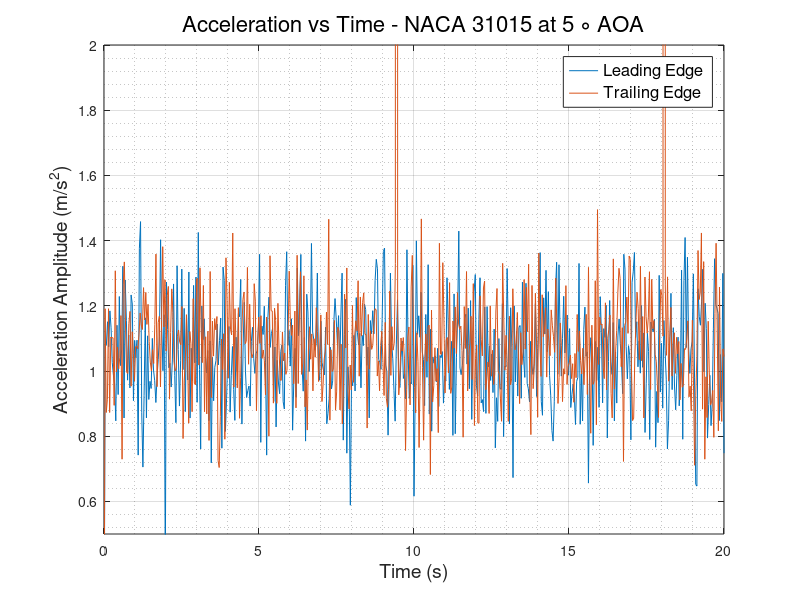
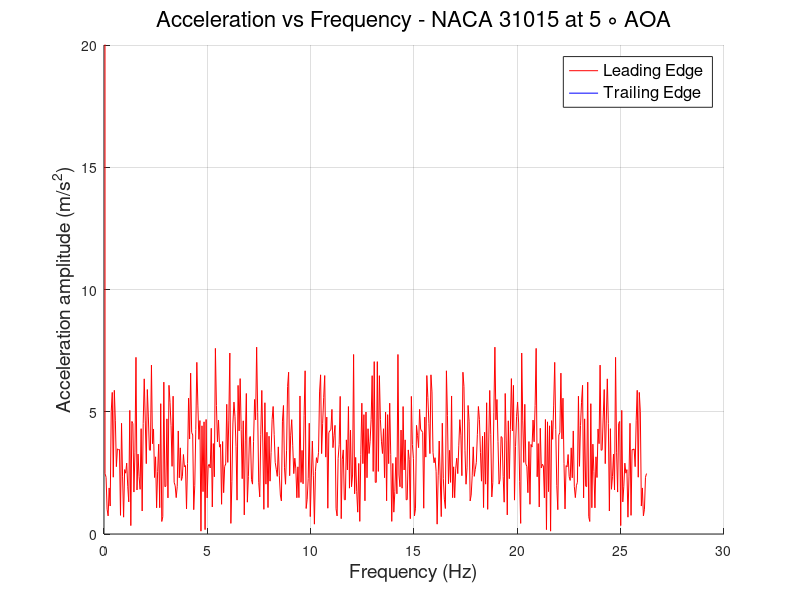

Write the MATLAB code that produced these figures, in order.
clc
clear
close all
%% READING ACCELEROMETER DATA and defining Variables
                        % LEADING EDGE %
data   = xlsread('LE_800rpm.csv');
LE_time   = data(:,1);
LE_X_acc  = data(:,2);
LE_Y_acc  = data(:,3);
LE_Z_acc  = data(:,4);
LE_R_acc  = sqrt(LE_X_acc.^2 + LE_Y_acc.^2 + LE_Z_acc.^2);
% plot(LE_time,LE_R_acc)
N      = numel(LE_time);
Ts     = abs(diff(LE_time(1:2)));
fs     = 1/Ts;
f_axis = [0:N-1]*fs/N;
A_freq_LE = fft(LE_R_acc);
figure(1) 
plot(LE_time,LE_R_acc)
hold on
figure(2)
hold on
plot(f_axis,abs(A_freq_LE),'-r','LineWidth',0.5)
grid on 
grid minor
                        % TRAILING EDGE %
data   = xlsread('TE_800rpm.csv');
TE_time   = data(:,1);
TE_X_acc  = data(:,2);
TE_Y_acc  = data(:,3);
TE_Z_acc  = data(:,4);
TE_R_acc  = sqrt(TE_X_acc.^2 + TE_Y_acc.^2 + TE_Z_acc.^2);
% plot(TE_time,TE_R_acc)
N      = numel(TE_time);
Ts     = abs(diff(TE_time(1:2)));
fs     = 1/Ts;
f_axis = [0:N-1]*fs/N;
A_freq_TE = fft(TE_R_acc);
figure(1)
plot(TE_time, TE_R_acc)
grid on
grid minor
xlabel('Time (s)','FontSize',14,'FontWeight','normal')
ylabel('Acceleration Amplitude (m/s^2)','FontSize',14,'FontWeight','normal')
legend ('Leading Edge','Trailing Edge','FontSize',12,'FontWeight','normal')
title('Acceleration vs Time - NACA 31015 at 5 \circ AOA','FontSize',16,'FontWeight','normal')
ylim([0.5 2])
figure(2)
plot(f_axis,abs(A_freq_TE),'-b','LineWidth',0.5)
grid on 
grid minor
ylabel('Acceleration amplitude (m/s^2)','FontSize',14,'FontWeight','normal')
xlabel('Frequency (Hz)','FontSize',14,'FontWeight','normal')
ylim([0 20])
legend ('Leading Edge','Trailing Edge','FontSize',12,'FontWeight','normal')
title('Acceleration vs Frequency - NACA 31015 at 5 \circ AOA','FontSize',16,'FontWeight','normal')
